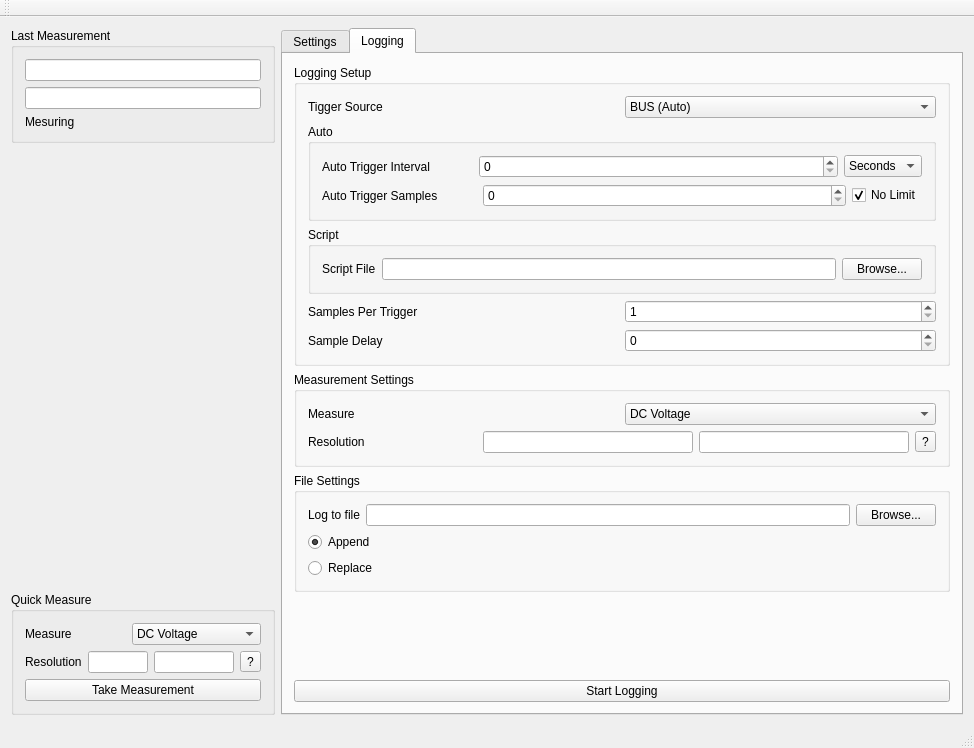
<?xml version="1.0" encoding="UTF-8"?>
<ui version="4.0">
 <class>MainWindow</class>
 <widget class="QMainWindow" name="MainWindow">
  <property name="geometry">
   <rect>
    <x>0</x>
    <y>0</y>
    <width>974</width>
    <height>748</height>
   </rect>
  </property>
  <property name="windowTitle">
   <string>MainWindow</string>
  </property>
  <widget class="QWidget" name="centralWidget">
   <layout class="QGridLayout" name="gridLayout">
    <item row="0" column="1">
     <layout class="QHBoxLayout" name="horizontalLayout">
      <item>
       <layout class="QVBoxLayout" name="verticalLayout_9">
        <item>
         <widget class="QGroupBox" name="groupBox_5">
          <property name="title">
           <string>Last Measurement</string>
          </property>
          <layout class="QGridLayout" name="gridLayout_8">
           <item row="0" column="0">
            <layout class="QVBoxLayout" name="verticalLayout">
             <item>
              <widget class="QLineEdit" name="lastMeasurement">
               <property name="sizePolicy">
                <sizepolicy hsizetype="Maximum" vsizetype="Fixed">
                 <horstretch>0</horstretch>
                 <verstretch>0</verstretch>
                </sizepolicy>
               </property>
               <property name="maximumSize">
                <size>
                 <width>312</width>
                 <height>29</height>
                </size>
               </property>
               <property name="readOnly">
                <bool>true</bool>
               </property>
              </widget>
             </item>
             <item>
              <layout class="QHBoxLayout" name="horizontalLayout_2">
               <item>
                <widget class="QLineEdit" name="lastMeasureMode">
                 <property name="sizePolicy">
                  <sizepolicy hsizetype="Maximum" vsizetype="Fixed">
                   <horstretch>0</horstretch>
                   <verstretch>0</verstretch>
                  </sizepolicy>
                 </property>
                 <property name="maximumSize">
                  <size>
                   <width>312</width>
                   <height>16777215</height>
                  </size>
                 </property>
                 <property name="readOnly">
                  <bool>true</bool>
                 </property>
                </widget>
               </item>
              </layout>
             </item>
             <item>
              <layout class="QHBoxLayout" name="horizontalLayout_4">
               <item>
                <widget class="QLabel" name="label_2">
                 <property name="text">
                  <string>Mesuring</string>
                 </property>
                </widget>
               </item>
              </layout>
             </item>
            </layout>
           </item>
          </layout>
         </widget>
        </item>
        <item>
         <spacer name="verticalSpacer">
          <property name="orientation">
           <enum>Qt::Vertical</enum>
          </property>
          <property name="sizeHint" stdset="0">
           <size>
            <width>20</width>
            <height>40</height>
           </size>
          </property>
         </spacer>
        </item>
        <item>
         <widget class="QGroupBox" name="groupBox_6">
          <property name="title">
           <string>Quick Measure</string>
          </property>
          <layout class="QGridLayout" name="gridLayout_9">
           <item row="0" column="0">
            <layout class="QVBoxLayout" name="verticalLayout_10">
             <item>
              <layout class="QHBoxLayout" name="horizontalLayout_14">
               <item>
                <widget class="QLabel" name="label">
                 <property name="text">
                  <string>Measure</string>
                 </property>
                </widget>
               </item>
               <item>
                <widget class="QComboBox" name="quickMeasureMode">
                 <item>
                  <property name="text">
                   <string>DC Voltage</string>
                  </property>
                 </item>
                 <item>
                  <property name="text">
                   <string>DC Current</string>
                  </property>
                 </item>
                 <item>
                  <property name="text">
                   <string>AC Voltage</string>
                  </property>
                 </item>
                 <item>
                  <property name="text">
                   <string>AC Current</string>
                  </property>
                 </item>
                 <item>
                  <property name="text">
                   <string>Resistance</string>
                  </property>
                 </item>
                 <item>
                  <property name="text">
                   <string>4 Wire Resistance</string>
                  </property>
                 </item>
                 <item>
                  <property name="text">
                   <string>Frequency</string>
                  </property>
                 </item>
                 <item>
                  <property name="text">
                   <string>Period</string>
                  </property>
                 </item>
                 <item>
                  <property name="text">
                   <string>Continuity</string>
                  </property>
                 </item>
                 <item>
                  <property name="text">
                   <string>Diode</string>
                  </property>
                 </item>
                </widget>
               </item>
              </layout>
             </item>
             <item>
              <layout class="QHBoxLayout" name="horizontalLayout_15">
               <item>
                <widget class="QLabel" name="label_11">
                 <property name="text">
                  <string>Resolution</string>
                 </property>
                </widget>
               </item>
               <item>
                <widget class="QLineEdit" name="quickResOverload">
                 <property name="sizePolicy">
                  <sizepolicy hsizetype="Maximum" vsizetype="Fixed">
                   <horstretch>0</horstretch>
                   <verstretch>0</verstretch>
                  </sizepolicy>
                 </property>
                 <property name="maximumSize">
                  <size>
                   <width>60</width>
                   <height>16777215</height>
                  </size>
                 </property>
                </widget>
               </item>
               <item>
                <widget class="QLineEdit" name="quickResLowerLimit">
                 <property name="sizePolicy">
                  <sizepolicy hsizetype="Maximum" vsizetype="Fixed">
                   <horstretch>0</horstretch>
                   <verstretch>0</verstretch>
                  </sizepolicy>
                 </property>
                 <property name="maximumSize">
                  <size>
                   <width>80</width>
                   <height>16777215</height>
                  </size>
                 </property>
                </widget>
               </item>
               <item>
                <widget class="QToolButton" name="quickResHelp">
                 <property name="text">
                  <string>?</string>
                 </property>
                </widget>
               </item>
              </layout>
             </item>
            </layout>
           </item>
           <item row="1" column="0">
            <widget class="QPushButton" name="quickTakeMeasurement">
             <property name="text">
              <string>Take Measurement</string>
             </property>
            </widget>
           </item>
          </layout>
         </widget>
        </item>
       </layout>
      </item>
      <item>
       <widget class="QTabWidget" name="tabWidget">
        <property name="currentIndex">
         <number>1</number>
        </property>
        <widget class="QWidget" name="tab_3">
         <attribute name="title">
          <string>Settings</string>
         </attribute>
         <layout class="QGridLayout" name="gridLayout_2">
          <item row="0" column="0">
           <layout class="QVBoxLayout" name="verticalLayout_4">
            <item>
             <widget class="QGroupBox" name="groupBox">
              <property name="title">
               <string>Serial Interface</string>
              </property>
              <layout class="QGridLayout" name="gridLayout_3">
               <item row="0" column="0">
                <layout class="QVBoxLayout" name="verticalLayout_2">
                 <item>
                  <layout class="QHBoxLayout" name="horizontalLayout_5">
                   <item>
                    <widget class="QLabel" name="label_4">
                     <property name="text">
                      <string>Serial Device</string>
                     </property>
                    </widget>
                   </item>
                   <item>
                    <widget class="QComboBox" name="serialDevice">
                     <property name="editable">
                      <bool>true</bool>
                     </property>
                    </widget>
                   </item>
                  </layout>
                 </item>
                 <item>
                  <layout class="QHBoxLayout" name="horizontalLayout_6">
                   <item>
                    <widget class="QLabel" name="label_5">
                     <property name="text">
                      <string>Baud Rate</string>
                     </property>
                    </widget>
                   </item>
                   <item>
                    <widget class="QComboBox" name="comboBox_2">
                     <item>
                      <property name="text">
                       <string>9600</string>
                      </property>
                     </item>
                     <item>
                      <property name="text">
                       <string>4800</string>
                      </property>
                     </item>
                     <item>
                      <property name="text">
                       <string>2400</string>
                      </property>
                     </item>
                     <item>
                      <property name="text">
                       <string>1200</string>
                      </property>
                     </item>
                     <item>
                      <property name="text">
                       <string>600</string>
                      </property>
                     </item>
                     <item>
                      <property name="text">
                       <string>300</string>
                      </property>
                     </item>
                    </widget>
                   </item>
                  </layout>
                 </item>
                 <item>
                  <layout class="QHBoxLayout" name="horizontalLayout_8">
                   <item>
                    <widget class="QLabel" name="label_6">
                     <property name="text">
                      <string>Parity</string>
                     </property>
                    </widget>
                   </item>
                   <item>
                    <widget class="QComboBox" name="comboBox_3">
                     <item>
                      <property name="text">
                       <string>Even</string>
                      </property>
                     </item>
                     <item>
                      <property name="text">
                       <string>Odd</string>
                      </property>
                     </item>
                     <item>
                      <property name="text">
                       <string>None</string>
                      </property>
                     </item>
                    </widget>
                   </item>
                  </layout>
                 </item>
                 <item>
                  <layout class="QHBoxLayout" name="horizontalLayout_9">
                   <item>
                    <widget class="QLabel" name="label_7">
                     <property name="text">
                      <string>TextLabel</string>
                     </property>
                    </widget>
                   </item>
                   <item>
                    <widget class="QComboBox" name="comboBox_4">
                     <item>
                      <property name="text">
                       <string>7</string>
                      </property>
                     </item>
                     <item>
                      <property name="text">
                       <string>8</string>
                      </property>
                     </item>
                    </widget>
                   </item>
                  </layout>
                 </item>
                </layout>
               </item>
               <item row="1" column="0">
                <widget class="QPushButton" name="connectToDevice">
                 <property name="text">
                  <string>Connect</string>
                 </property>
                </widget>
               </item>
              </layout>
             </widget>
            </item>
            <item>
             <widget class="QGroupBox" name="groupBox_3">
              <property name="title">
               <string>System Settings</string>
              </property>
              <layout class="QGridLayout" name="gridLayout_5">
               <item row="2" column="0">
                <widget class="QCheckBox" name="beepEnable">
                 <property name="text">
                  <string>Beep On</string>
                 </property>
                 <property name="checked">
                  <bool>true</bool>
                 </property>
                </widget>
               </item>
               <item row="1" column="0">
                <widget class="QCheckBox" name="displayEnable">
                 <property name="text">
                  <string>Display On</string>
                 </property>
                 <property name="checked">
                  <bool>true</bool>
                 </property>
                </widget>
               </item>
               <item row="3" column="0">
                <layout class="QVBoxLayout" name="verticalLayout_6">
                 <item>
                  <layout class="QHBoxLayout" name="horizontalLayout_11">
                   <item>
                    <widget class="QPushButton" name="systReset">
                     <property name="text">
                      <string>Reset</string>
                     </property>
                    </widget>
                   </item>
                  </layout>
                 </item>
                </layout>
               </item>
              </layout>
             </widget>
            </item>
           </layout>
          </item>
          <item row="3" column="0">
           <spacer name="verticalSpacer_2">
            <property name="orientation">
             <enum>Qt::Vertical</enum>
            </property>
            <property name="sizeHint" stdset="0">
             <size>
              <width>20</width>
              <height>40</height>
             </size>
            </property>
           </spacer>
          </item>
         </layout>
        </widget>
        <widget class="QWidget" name="tab_4">
         <attribute name="title">
          <string>Logging</string>
         </attribute>
         <layout class="QGridLayout" name="gridLayout_6">
          <item row="0" column="0">
           <layout class="QVBoxLayout" name="verticalLayout_7">
            <item>
             <widget class="QGroupBox" name="groupBox_4">
              <property name="title">
               <string>Logging Setup</string>
              </property>
              <layout class="QGridLayout" name="gridLayout_7">
               <item row="0" column="0">
                <layout class="QVBoxLayout" name="verticalLayout_8">
                 <item>
                  <layout class="QHBoxLayout" name="horizontalLayout_18">
                   <item>
                    <widget class="QLabel" name="label_13">
                     <property name="text">
                      <string>Tigger Source</string>
                     </property>
                    </widget>
                   </item>
                   <item>
                    <widget class="QComboBox" name="logTrigSource">
                     <item>
                      <property name="text">
                       <string>BUS (Auto)</string>
                      </property>
                     </item>
                     <item>
                      <property name="text">
                       <string>BUS (Manual)</string>
                      </property>
                     </item>
                     <item>
                      <property name="text">
                       <string>BUS (Scripted)</string>
                      </property>
                     </item>
                     <item>
                      <property name="text">
                       <string>External (Rear BNC)</string>
                      </property>
                     </item>
                    </widget>
                   </item>
                  </layout>
                 </item>
                 <item>
                  <widget class="QGroupBox" name="groupBox_8">
                   <property name="title">
                    <string>Auto</string>
                   </property>
                   <layout class="QGridLayout" name="gridLayout_11">
                    <item row="0" column="0">
                     <layout class="QHBoxLayout" name="horizontalLayout_12">
                      <item>
                       <widget class="QLabel" name="label_9">
                        <property name="text">
                         <string>Auto Trigger Interval</string>
                        </property>
                       </widget>
                      </item>
                      <item>
                       <spacer name="horizontalSpacer_2">
                        <property name="orientation">
                         <enum>Qt::Horizontal</enum>
                        </property>
                        <property name="sizeType">
                         <enum>QSizePolicy::Maximum</enum>
                        </property>
                        <property name="sizeHint" stdset="0">
                         <size>
                          <width>43</width>
                          <height>20</height>
                         </size>
                        </property>
                       </spacer>
                      </item>
                      <item>
                       <widget class="QSpinBox" name="logAutoInterval">
                        <property name="sizePolicy">
                         <sizepolicy hsizetype="Expanding" vsizetype="Fixed">
                          <horstretch>0</horstretch>
                          <verstretch>0</verstretch>
                         </sizepolicy>
                        </property>
                        <property name="maximum">
                         <number>100000</number>
                        </property>
                       </widget>
                      </item>
                      <item>
                       <widget class="QComboBox" name="logAutoIntervalUnits">
                        <item>
                         <property name="text">
                          <string>Seconds</string>
                         </property>
                        </item>
                        <item>
                         <property name="text">
                          <string>Minutes</string>
                         </property>
                        </item>
                        <item>
                         <property name="text">
                          <string>Hours</string>
                         </property>
                        </item>
                        <item>
                         <property name="text">
                          <string>Days</string>
                         </property>
                        </item>
                       </widget>
                      </item>
                     </layout>
                    </item>
                    <item row="1" column="0">
                     <layout class="QHBoxLayout" name="horizontalLayout_19">
                      <item>
                       <widget class="QLabel" name="label_14">
                        <property name="text">
                         <string>Auto Trigger Samples</string>
                        </property>
                       </widget>
                      </item>
                      <item>
                       <spacer name="horizontalSpacer_4">
                        <property name="orientation">
                         <enum>Qt::Horizontal</enum>
                        </property>
                        <property name="sizeType">
                         <enum>QSizePolicy::Maximum</enum>
                        </property>
                        <property name="sizeHint" stdset="0">
                         <size>
                          <width>39</width>
                          <height>20</height>
                         </size>
                        </property>
                       </spacer>
                      </item>
                      <item>
                       <widget class="QSpinBox" name="logAutoSamplesMax">
                        <property name="sizePolicy">
                         <sizepolicy hsizetype="Expanding" vsizetype="Fixed">
                          <horstretch>0</horstretch>
                          <verstretch>0</verstretch>
                         </sizepolicy>
                        </property>
                        <property name="maximum">
                         <number>9999999</number>
                        </property>
                       </widget>
                      </item>
                      <item>
                       <widget class="QCheckBox" name="logAutoSamplesLimit">
                        <property name="text">
                         <string>No Limit</string>
                        </property>
                        <property name="checked">
                         <bool>true</bool>
                        </property>
                       </widget>
                      </item>
                     </layout>
                    </item>
                   </layout>
                  </widget>
                 </item>
                 <item>
                  <widget class="QGroupBox" name="groupBox_9">
                   <property name="title">
                    <string>Script</string>
                   </property>
                   <layout class="QGridLayout" name="gridLayout_12">
                    <item row="0" column="0">
                     <layout class="QHBoxLayout" name="horizontalLayout_22">
                      <item>
                       <widget class="QLabel" name="label_17">
                        <property name="text">
                         <string>Script File</string>
                        </property>
                       </widget>
                      </item>
                      <item>
                       <widget class="QLineEdit" name="logScriptPath"/>
                      </item>
                      <item>
                       <widget class="QPushButton" name="logScriptBrowse">
                        <property name="text">
                         <string>Browse...</string>
                        </property>
                       </widget>
                      </item>
                     </layout>
                    </item>
                   </layout>
                  </widget>
                 </item>
                 <item>
                  <layout class="QHBoxLayout" name="horizontalLayout_13">
                   <item>
                    <widget class="QLabel" name="label_10">
                     <property name="text">
                      <string>Samples Per Trigger</string>
                     </property>
                    </widget>
                   </item>
                   <item>
                    <widget class="QSpinBox" name="logTriggerSampleCount">
                     <property name="minimum">
                      <number>1</number>
                     </property>
                     <property name="maximum">
                      <number>50000</number>
                     </property>
                    </widget>
                   </item>
                  </layout>
                 </item>
                 <item>
                  <layout class="QHBoxLayout" name="horizontalLayout_17">
                   <item>
                    <widget class="QLabel" name="label_12">
                     <property name="text">
                      <string>Sample Delay </string>
                     </property>
                    </widget>
                   </item>
                   <item>
                    <widget class="QSpinBox" name="logTriggerSampleDelay">
                     <property name="maximum">
                      <number>3600</number>
                     </property>
                    </widget>
                   </item>
                  </layout>
                 </item>
                </layout>
               </item>
              </layout>
             </widget>
            </item>
            <item>
             <widget class="QGroupBox" name="groupBox_7">
              <property name="title">
               <string>Measurement Settings</string>
              </property>
              <layout class="QGridLayout" name="gridLayout_10">
               <item row="0" column="0">
                <layout class="QVBoxLayout" name="verticalLayout_11">
                 <item>
                  <layout class="QHBoxLayout" name="horizontalLayout_20">
                   <item>
                    <widget class="QLabel" name="label_15">
                     <property name="text">
                      <string>Measure</string>
                     </property>
                    </widget>
                   </item>
                   <item>
                    <widget class="QComboBox" name="logMeasureMode">
                     <item>
                      <property name="text">
                       <string>DC Voltage</string>
                      </property>
                     </item>
                     <item>
                      <property name="text">
                       <string>DC Current</string>
                      </property>
                     </item>
                     <item>
                      <property name="text">
                       <string>AC Voltage</string>
                      </property>
                     </item>
                     <item>
                      <property name="text">
                       <string>AC Current</string>
                      </property>
                     </item>
                     <item>
                      <property name="text">
                       <string>Resistance</string>
                      </property>
                     </item>
                     <item>
                      <property name="text">
                       <string>4 Wire Resistance</string>
                      </property>
                     </item>
                     <item>
                      <property name="text">
                       <string>Frequency</string>
                      </property>
                     </item>
                     <item>
                      <property name="text">
                       <string>Period</string>
                      </property>
                     </item>
                     <item>
                      <property name="text">
                       <string>Continuity</string>
                      </property>
                     </item>
                     <item>
                      <property name="text">
                       <string>Diode</string>
                      </property>
                     </item>
                    </widget>
                   </item>
                  </layout>
                 </item>
                 <item>
                  <layout class="QHBoxLayout" name="horizontalLayout_10">
                   <item>
                    <widget class="QLabel" name="label_8">
                     <property name="text">
                      <string>Resolution</string>
                     </property>
                    </widget>
                   </item>
                   <item>
                    <spacer name="horizontalSpacer_5">
                     <property name="orientation">
                      <enum>Qt::Horizontal</enum>
                     </property>
                     <property name="sizeType">
                      <enum>QSizePolicy::Maximum</enum>
                     </property>
                     <property name="sizeHint" stdset="0">
                      <size>
                       <width>112</width>
                       <height>20</height>
                      </size>
                     </property>
                    </spacer>
                   </item>
                   <item>
                    <widget class="QLineEdit" name="logResOverload"/>
                   </item>
                   <item>
                    <widget class="QLineEdit" name="logResLowerLimit"/>
                   </item>
                   <item>
                    <widget class="QToolButton" name="logResHelp">
                     <property name="text">
                      <string>?</string>
                     </property>
                    </widget>
                   </item>
                  </layout>
                 </item>
                </layout>
               </item>
              </layout>
             </widget>
            </item>
            <item>
             <widget class="QGroupBox" name="groupBox_2">
              <property name="title">
               <string>File Settings</string>
              </property>
              <layout class="QGridLayout" name="gridLayout_4">
               <item row="0" column="0">
                <layout class="QVBoxLayout" name="verticalLayout_5">
                 <item>
                  <layout class="QHBoxLayout" name="horizontalLayout_21">
                   <item>
                    <widget class="QLabel" name="label_16">
                     <property name="text">
                      <string>Log to file</string>
                     </property>
                    </widget>
                   </item>
                   <item>
                    <widget class="QLineEdit" name="logFilePath"/>
                   </item>
                   <item>
                    <widget class="QPushButton" name="logFileBrowse">
                     <property name="text">
                      <string>Browse...</string>
                     </property>
                    </widget>
                   </item>
                  </layout>
                 </item>
                 <item>
                  <widget class="QRadioButton" name="logAppend">
                   <property name="text">
                    <string>Append</string>
                   </property>
                   <property name="checked">
                    <bool>true</bool>
                   </property>
                  </widget>
                 </item>
                 <item>
                  <widget class="QRadioButton" name="logReplace">
                   <property name="text">
                    <string>Replace</string>
                   </property>
                  </widget>
                 </item>
                </layout>
               </item>
              </layout>
             </widget>
            </item>
            <item>
             <spacer name="verticalSpacer_3">
              <property name="orientation">
               <enum>Qt::Vertical</enum>
              </property>
              <property name="sizeHint" stdset="0">
               <size>
                <width>20</width>
                <height>40</height>
               </size>
              </property>
             </spacer>
            </item>
            <item>
             <widget class="QPushButton" name="logStart">
              <property name="text">
               <string>Start Logging</string>
              </property>
             </widget>
            </item>
           </layout>
          </item>
         </layout>
        </widget>
       </widget>
      </item>
     </layout>
    </item>
   </layout>
  </widget>
  <widget class="QMenuBar" name="menuBar">
   <property name="geometry">
    <rect>
     <x>0</x>
     <y>0</y>
     <width>974</width>
     <height>25</height>
    </rect>
   </property>
  </widget>
  <widget class="QToolBar" name="mainToolBar">
   <attribute name="toolBarArea">
    <enum>TopToolBarArea</enum>
   </attribute>
   <attribute name="toolBarBreak">
    <bool>false</bool>
   </attribute>
  </widget>
  <widget class="QStatusBar" name="statusBar"/>
 </widget>
 <layoutdefault spacing="6" margin="11"/>
 <resources/>
 <connections/>
</ui>
